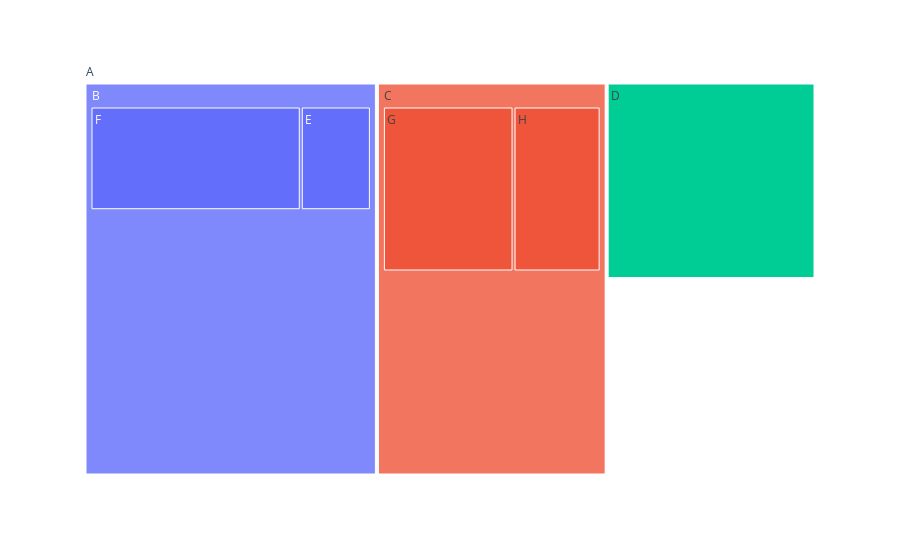

Notebook code cell kept with this figure:
### Code cell
fig = px.treemap(
    names = ["A", "B", "C","D","E","F","G","H"],
    parents=["", "A", "A", "A", "B", "B", "C", "C" ],
    values=[10, 20, 12, 10, 2, 6, 6, 4]
)
  
fig.show()

### Figure 1 — Plotly figure (JSON) as saved in the notebook; plotly's stock layout.template omitted (floating-point values rounded to 4 significant figures)
{"data": [{"domain": {"x": [0, 1], "y": [0, 1]}, "hovertemplate": "label=%{label}<br>value=%{value}<br>parent=%{parent}<extra></extra>", "labels": ["A", "B", "C", "D", "E", "F", "G", "H"], "name": "", "parents": ["", "A", "A", "A", "B", "B", "C", "C"], "type": "treemap", "values": [10, 20, 12, 10, 2, 6, 6, 4]}], "layout": {"legend": {"tracegroupgap": 0}, "margin": {"t": 60}}}
